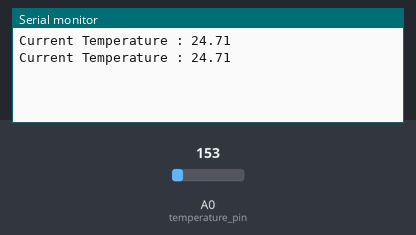
This sketch was run on a simulated Arduino Uno, built with avr-gcc and run on an emulated ATmega328P. On the bench: the last lines printed to the serial monitor. Inputs (shaded band) come from the test bench; at power-on: A0 (temperature_pin) = 153.

Above: at 1.8 s.
1.9 s: A0 (temperature_pin) set to 165
At 2.4 s:
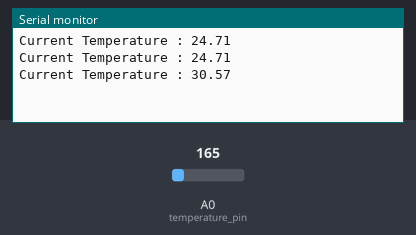
3.4 s: A0 (temperature_pin) set to 175
At 4.8 s:
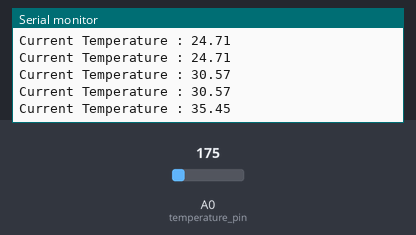
Timing chart, 0 to 6.4 s (numbered marks = the images above; inputs shaded):
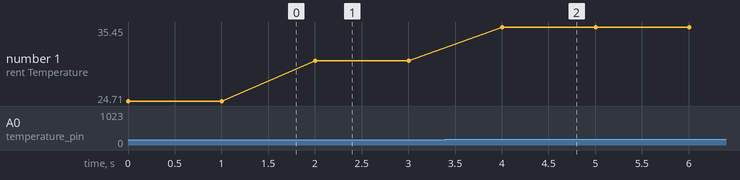

Measured:
- after the input at 1.9 s, the serial monitor: prints a new line after 0.10 s (image 1)
- after the input at 3.4 s, the serial monitor: prints a new line after 0.60 s (image 2)
- plotted number 1: 24.71 → 30.57 after the input at 1.9 s, 30.57 → 35.45 after the input at 3.4 s

The sketch:

CH_17_04.ino
```cpp
int temperature_pin = A0;      // 온도 센서 연결 핀

void setup() {
  Serial.begin(9600);
}

void loop() {
  int reading = analogRead(temperature_pin);  // ADC 값 읽기
  float voltage = reading * 5.0 / 1024.0;   // Volt 단위 전압으로 변환
  float temperature = (voltage - 0.5) * 100;  // 온도로 변환

  Serial.print("Current Temperature : ");
  Serial.println(temperature);

  delay(1000);
}
```
